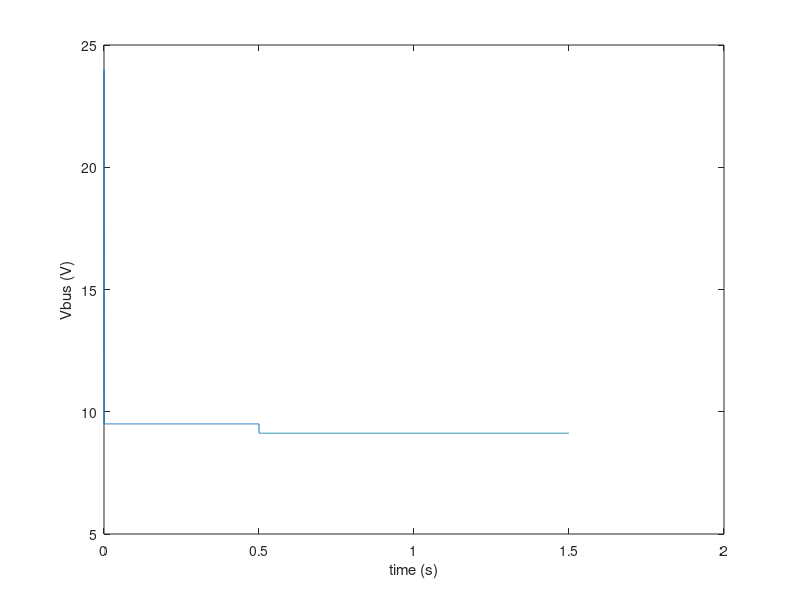

This figure's MATLAB source: (Note: this script raises an error after producing the figure.)
% Parameters
Cbus = 3e-3;
Rbus = 0.08;
Voc  = 24;
Rint = 0.12;

Vmin  = 20;
Vshed = 21.2;

dt = 1e-4; T = 1.5;
t = 0:dt:T;
V = zeros(size(t)); V(1)=Voc;

shed = false;

Ilogic = 2.0;
Imotor_step = 8.0;
Iaux = 1.5;  % auxiliary compute rail

for k=1:length(t)-1
    Il = Ilogic + (t(k)>=0.5)*Imotor_step + (~shed)*Iaux;
    Is = max((Voc - V(k))/Rint, 0);

    dV = (Is - Il - V(k)/Rbus)/Cbus;
    V(k+1) = V(k) + dt*dV;

    if (V(k) < Vshed)
        shed = true;  % disconnect auxiliary rail
    end
end

plot(t,V); xlabel('time (s)'); ylabel('Vbus (V)');
yline(Vmin,'--'); yline(Vshed,':');
legend('Vbus','Vmin','Vshed');
